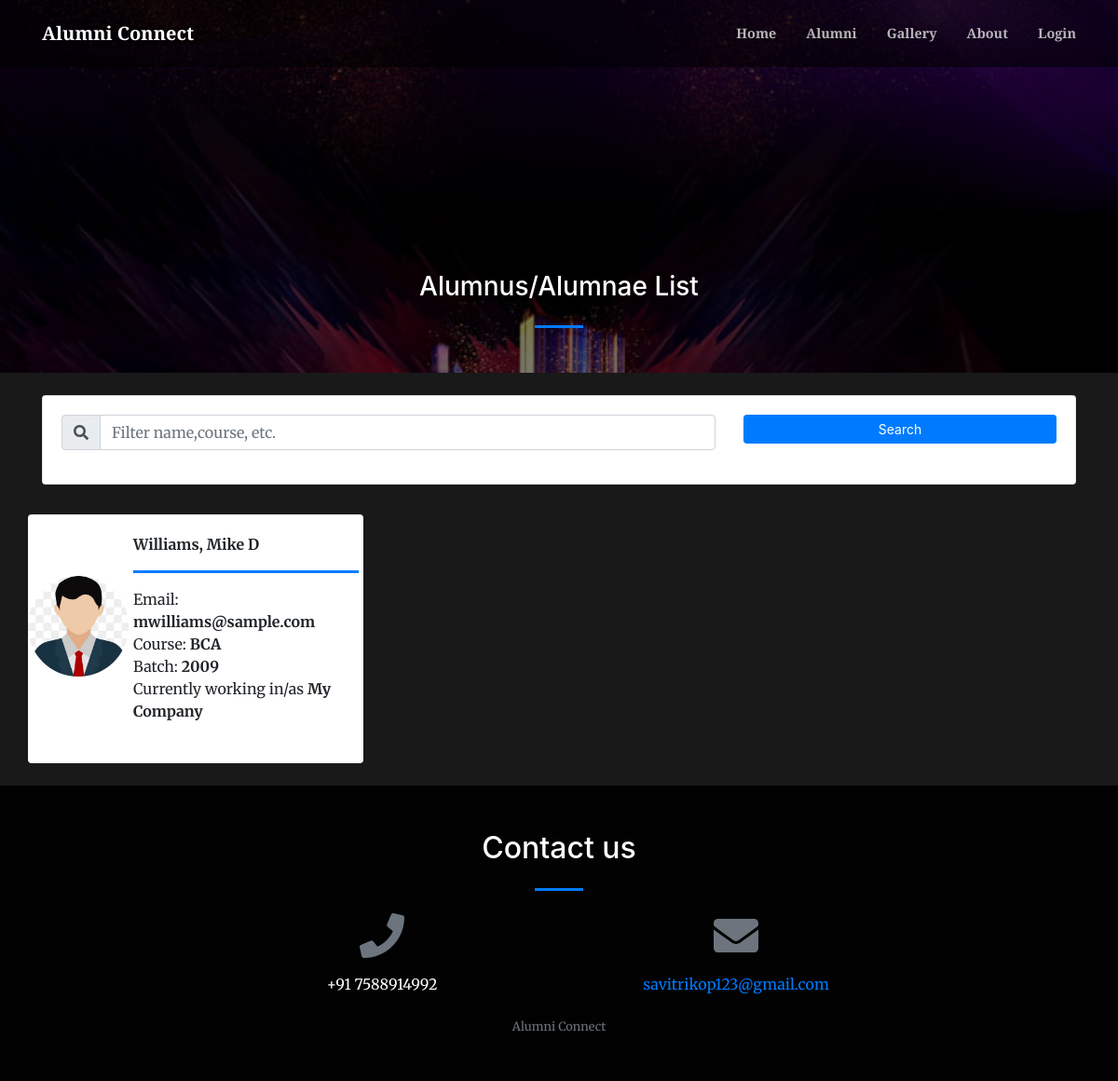
The app's page /index.php?page=alumni_list with its own data.
### tables this page shows
CREATE TABLE `alumnus_bio` (
  `id` int(30) NOT NULL,
  `firstname` char(200) NOT NULL,
  `middlename` char(200) NOT NULL,
  `lastname` char(200) NOT NULL,
  `gender` char(10) NOT NULL,
  `batch` year(4) NOT NULL,
  `course_id` int(30) NOT NULL,
  `email` varchar(250) NOT NULL,
  `connected_to` text NOT NULL,
  `avatar` text NOT NULL,
  `status` tinyint(1) NOT NULL DEFAULT 0 COMMENT '0= Unverified, 1= Verified',
  `date_created` date NOT NULL DEFAULT current_timestamp()
);

CREATE TABLE `courses` (
  `id` int(30) NOT NULL,
  `course` text NOT NULL,
  `about` text NOT NULL
);

### alumni_list.php (the view, shortened to what this page needs)
<?php
include 'admin/db_connect.php';
?>
        <header class="masthead">
            <div class="container-fluid h-100">
                <div class="row h-100 align-items-center justify-content-center text-center">
                    <div class="col-lg-8 align-self-end mb-4 page-title">
                        <h3 class="text-white">Alumnus/Alumnae List</h3>
                        <hr class="divider my-4" />
                    </div>
                </div>
            </div>
        </header>
        	<div class="container">
        		<div class="card mb-4 mt-4">
		        <div class="card-body">
		            <div class="row">
		                <div class="col-md-8">
		                    <div class="input-group mb-3">
		                      <div class="input-group-prepend">
		                        <span class="input-group-text" id="filter-field"><i class="fa fa-search"></i></span>
		                      </div>
		                      <input type="text" class="form-control" id="filter" placeholder="Filter name,course, etc." aria-label="Filter" aria-describedby="filter-field">
		                    </div>
		                </div>
		                <div class="col-md-4">
		                    <button class="btn btn-primary btn-block btn-sm" id="search">Search</button>
		                </div>
		            </div>
		        </div>
		    </div>
        	</div>
            <div class="container-fluid mt-3 pt-2">
                <div class="row-items">
                <div class="col-lg-12">
                    <div class="row">
                <?php
                $fpath = 'admin/assets/uploads';
                $alumni = $conn->query("SELECT a.*,c.course,Concat(a.lastname,', ',a.firstname,' ',a.middlename) as name from alumnus_bio a inner join courses c on c.id = a.course_id order by Concat(a.lastname,', ',a.firstname,' ',a.middlename) asc");
                while($row = $alumni->fetch_assoc()):
                ?>
                <div class="col-md-4 item">
                <div class="card alumni-list" data-id="<?php echo $row['id'] ?>">
                        <div class="alumni-img" card-img-top>
                            <img src="<?php echo $fpath.'/'.$row['avatar'] ?>" alt="">
                        </div>
                    <div class="card-body">
                        <div class="row align-items-center h-100">
                            <div class="">
                                <div>
                                <p class="filter-txt"><b><?php echo $row['name'] ?></b></p>
                                <hr class="divider w-100" style="max-width: calc(100%)">
                                <p class="filter-txt">Email: <b><?php echo $row['email'] ?></b></p>
                                <p class="filter-txt">Course: <b><?php echo $row['course'] ?></b></p>
                                <p class="filter-txt">Batch: <b><?php echo $row['batch'] ?></b></p>
                                <p class="filter-txt">Currently working in/as <b><?php echo $row['connected_to'] ?></b></p>
                                    <br>
                                </div>
                            </div>
                        </div>
                    </div>
                </div>
                <br>
                </div>
                <?php endwhile; ?>
                </div>
                </div>
                </div>
            </div>

### index.php (shortened to what this page needs)
<!DOCTYPE html>
<html lang="en">
    <?php
    include('header.php');
    ?>
    <body id="page-top">
        <nav class="navbar navbar-expand-lg navbar-light fixed-top py-3" id="mainNav">
            <div class="container">
                <a class="navbar-brand js-scroll-trigger" href="./"><?php echo $_SESSION['system']['name'] ?></a>
                <div class="collapse navbar-collapse" id="navbarResponsive">
                    <ul class="navbar-nav ml-auto my-2 my-lg-0">
                        <li class="nav-item"><a class="nav-link js-scroll-trigger" href="index.php?page=home">Home</a></li>
                        <li class="nav-item"><a class="nav-link js-scroll-trigger" href="index.php?page=alumni_list">Alumni</a></li>
                        <li class="nav-item"><a class="nav-link js-scroll-trigger" href="index.php?page=gallery">Gallery</a></li>
                        <li class="nav-item"><a class="nav-link js-scroll-trigger" href="index.php?page=about">About</a></li>
                        <?php if(!isset($_SESSION['login_id'])): ?>
                        <li class="nav-item"><a class="nav-link js-scroll-trigger" href="#" id="login">Login</a></li>
                        <?php endif; ?>
                    </ul>
                </div>
            </div>
        </nav>
        <?php
        $page = isset($_GET['page']) ?$_GET['page'] : "home";
        include $page.'.php';
        ?>
        <footer class=" py-5">
            <div class="container">
                <div class="row justify-content-center">
                    <div class="col-lg-8 text-center">
                        <h2 class="mt-0 text-white">Contact us</h2>
                        <hr class="divider my-4" />
                    </div>
                </div>
                <div class="row">
                    <div class="col-lg-4 ml-auto text-center mb-5 mb-lg-0">
                        <i class="fas fa-phone fa-3x mb-3 text-muted"></i>
                        <div class="text-white"><?php echo $_SESSION['system']['contact'] ?></div>
                    </div>
                    <div class="col-lg-4 mr-auto text-center">
                        <i class="fas fa-envelope fa-3x mb-3 text-muted"></i>
                        <a class="d-block" href="mailto:<?php echo $_SESSION['system']['email'] ?>"><?php echo $_SESSION['system']['email'] ?></a>
                    </div>
                </div>
            </div>
            <br>
            <div class="container"><div class="small text-center text-muted"><?php echo $_SESSION['system']['name'] ?></div></div>
        </footer>
    </body>
</html>

### header.php (shortened to what this page needs)
<link href="admin/assets/css/jquery.datetimepicker.min.css" rel="stylesheet">
<link href="https://cdnjs.cloudflare.com/ajax/libs/magnific-popup.js/1.1.0/magnific-popup.min.css" rel="stylesheet" />
<link href="admin/assets/vendor/bootstrap-datepicker/css/bootstrap-datepicker.css" rel="stylesheet" />
<link href="css/styles.css" rel="stylesheet" />
<link type="text/css" rel="stylesheet" href="admin/assets/css/jquery-te-1.4.0.css">
 <link href="admin/assets/css/select2.min.css" rel="stylesheet">

### alumni_list.php (style rules this page uses)
.alumni-list { cursor: pointer; border: unset; flex-direction: inherit; }
.alumni-img { width: calc(30%); max-height: 30vh; display: flex; align-items: center; justify-content: center; }
.alumni-list .card-body { width: calc(50%); }
.alumni-img img { border-radius: 100%; max-height: calc(100%); max-width: calc(100%); }
header.masthead,header.masthead:before { min-height: 50vh !important; height: 50vh !important }
.row-items { position: relative; }
.masthead { min-height: 23vh !important; height: 23vh !important; }
.masthead:before { min-height: 23vh !important; height: 23vh !important; }
.alumni-list p { margin:unset; }

### records on screen
alumnus_bio: avatar (picture), name "Williams, Mike D", email "mwilliams@sample.com", course.course "BCA", batch "2009", connected_to "My Company"

### other values on screen
$_SESSION['system']['name'] "Alumni Connect"
$_SESSION['system']['contact'] "+91 7588914992"
$_SESSION['system']['email'] "savitrikop123@gmail.com"
